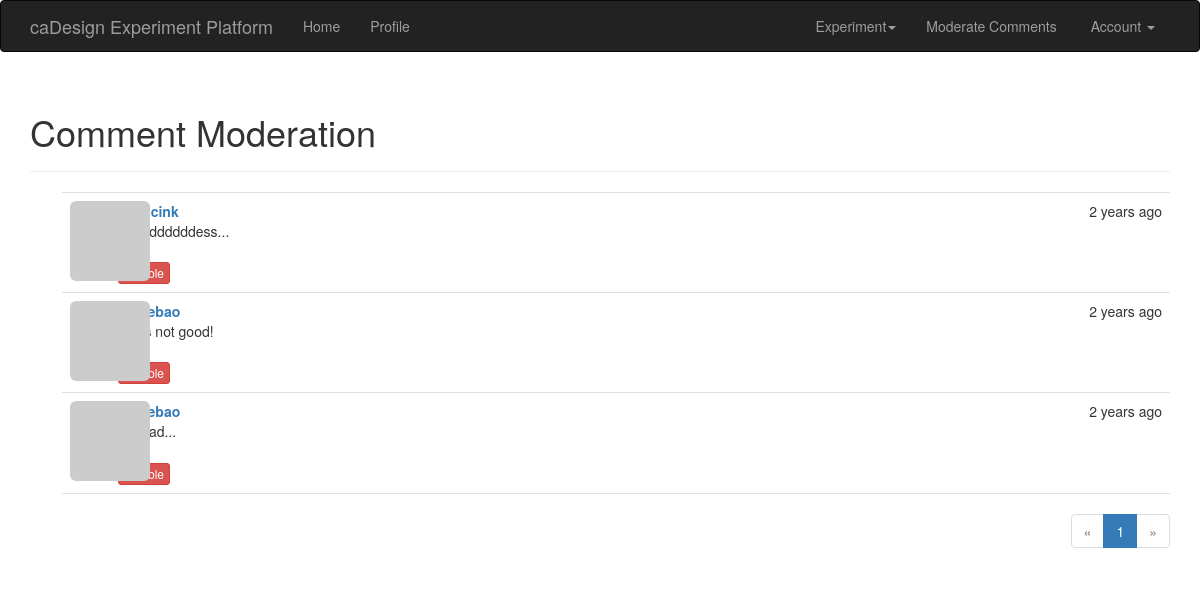
Page /moderate (signed in) on the earlier database version.
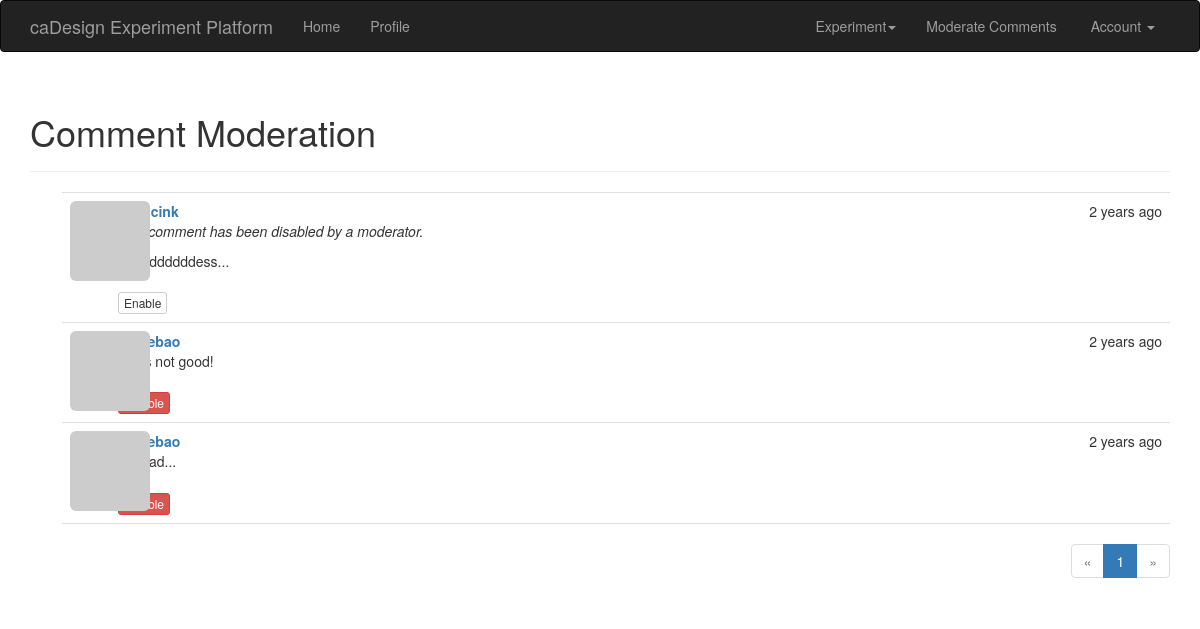
Same page on the later database version.
### app/models.py (models this page shows, shortened)
class Comment(db.Model):
    __tablename__ = 'comments'
    id = db.Column(db.Integer, primary_key=True)
    body = db.Column(db.Text)
    body_html = db.Column(db.Text)
    timestamp = db.Column(db.DateTime, index=True, default=datetime.utcnow)
    disabled = db.Column(db.Boolean)
    author_id = db.Column(db.Integer, db.ForeignKey('users.id'))
    post_id = db.Column(db.Integer, db.ForeignKey('posts.id'))

### app/main/views.py (the view)
@main.route('/moderate')
@login_required
@permission_required(Permission.MODERATE)
def moderate():
    page = request.args.get('page', 1, type=int)
    pagination = Comment.query.order_by(Comment.timestamp.desc()).paginate(
        page, per_page=current_app.config['FLASKY_COMMENTS_PER_PAGE'],
        error_out=False)
    comments = pagination.items
    return render_template('moderate.html', comments=comments,
                           pagination=pagination, page=page)

### app/auth/views.py (called while the page is built)
@auth.before_app_request
def before_request():
    if current_user.is_authenticated:
        current_user.ping()
        if not current_user.confirmed \
                and request.endpoint \
                and request.blueprint != 'auth' \
                and request.endpoint != 'static':
            return redirect(url_for('auth.unconfirmed'))

### app/main/__init__.py (called while the page is built)
@main.app_context_processor
def inject_permissions():
    return dict(Permission=Permission)

### app/main/views.py (called while the page is built)
@main.after_app_request
def after_request(response):
    for query in get_debug_queries():
        if query.duration >= current_app.config['FLASKY_SLOW_DB_QUERY_TIME']:
            current_app.logger.warning(
                'Slow query: %s\nParameters: %s\nDuration: %fs\nContext: %s\n'
                % (query.statement, query.parameters, query.duration,
                   query.context))
    return response

### app/models.py (called while the page is built)
@login_manager.user_loader
def load_user(user_id):
    return User.query.get(int(user_id))

    def has_permission(self, perm):
        return self.permissions & perm == perm

    def can(self, perm):
        return self.role is not None and self.role.has_permission(perm)

### app/templates/moderate.html (shortened to what this page needs)
{% extends "base.html" %}
{% import "_macros.html" as macros %}
{% block page_content %}
<div class="page-header">
    <h1>Comment Moderation</h1>
</div>
{% set moderate = True %}
{% include '_comments.html' %}
{% if pagination %}
<div class="pagination">
    {{ macros.pagination_widget(pagination, '.moderate') }}
</div>
{% endif %}
{% endblock %}

### app/templates/_comments.html
<ul class="comments">
    {% for comment in comments %}
    <li class="comment">
        <div class="comment-thumbnail">
            <a href="{{ url_for('.user', username=comment.author.username) }}">
                <img class="img-rounded profile-thumbnail" src="{{ comment.author.gravatar(size=40) }}">
            </a>
        </div>
        <div class="comment-content">
            <div class="comment-date">{{ moment(comment.timestamp).fromNow() }}</div>
            <div class="comment-author"><a href="{{ url_for('.user', username=comment.author.username) }}">{{ comment.author.username }}</a></div>
            <div class="comment-body">
                {% if comment.disabled %}
                <p><i>This comment has been disabled by a moderator.</i></p>
                {% endif %}
                {% if moderate or not comment.disabled %}
                    {% if comment.body_html %}
                        {{ comment.body_html | safe }}
                    {% else %}
                        {{ comment.body }}
                    {% endif %}
                {% endif %}
            </div>
            {% if moderate %}
                <br>
                {% if comment.disabled %}
                <a class="btn btn-default btn-xs" href="{{ url_for('.moderate_enable', id=comment.id, page=page) }}">Enable</a>
                {% else %}
                <a class="btn btn-danger btn-xs" href="{{ url_for('.moderate_disable', id=comment.id, page=page) }}">Disable</a>
                {% endif %}
            {% endif %}
        </div>
    </li>
    {% endfor %}
</ul>

Differences in the rows shown:
changed Comment "goddddddddess...": now shows "This comment has been disabled by a moderator. Enable"
